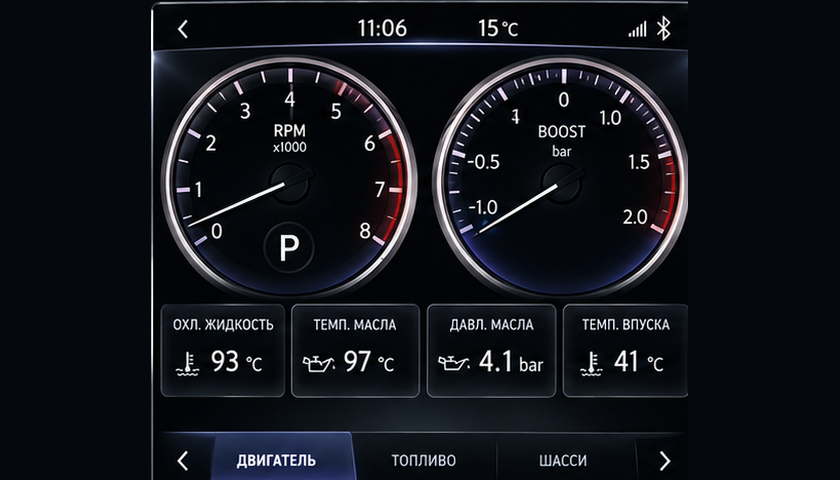
#> input picture reference/ui-master/MASTER_ENGINE_840x480.png, 840 x 480 px
$ python make_backgrounds.py ../../reference/ui-master/MASTER_ENGINE_840x480.png
#> lines starting #> are read from the running program, lines starting #| are printed output that depends on the picture; after the words box and inside, x2 and y2 are one past the last pixel; in counts of white or black regions, pixels touching at a corner belong together
#!/usr/bin/env python3
"""Собрать runtime-фоны из утверждённого MASTER.

Из каждого MASTER_*.png стираются ТОЛЬКО динамические элементы — стрелки,
ступица, цифровые значения приборов, показания карточек, часы, наружная
температура, буква селектора передач и давления в стойках. Всё остальное
(металлические кольца, циферблаты, деления, ЦИФРЫ ШКАЛ, названия приборов,
единицы у шкал, красные зоны, рамки и подписи карточек, иконки, верхняя и
нижняя панели, автомобиль, стойки) остаётся частью фона.

    python3 tools/uispec/make_backgrounds.py [--debug]

Пишет res/drawable-nodpi/{engine,fuel,chassis}_bg_clean.png и, с --debug,
docs/preview/mask-*.png с подсветкой стираемых зон.
"""
import os, sys
import numpy as np
from PIL import Image

ROOT = os.path.dirname(os.path.dirname(os.path.dirname(os.path.abspath(__file__))))
REF = os.path.join(ROOT, "reference", "ui-master")
OUT = os.path.join(ROOT, "res", "drawable-nodpi")
DBG = os.path.join(ROOT, "docs", "preview")

# Левая кромка рамки экрана внутри кадра 840x480 (docs/UI-MASTER-SPEC.md, п.1).
FRAME_X = {"ENGINE": 152, "FUEL": 163, "CHASSIS": 174}
# Приборы: центр и внешний радиус безеля, в координатах рамки.
DIAL_CX = (137.0, 409.0)
DIAL_CY = 181.0
DIAL_R = 128.0

TILE_X0, TILE_W, TILE_PITCH = 9.0, 128.0, 134.0


def load(name):
    p = os.path.join(REF, "MASTER_%s_840x480.png" % name)
    im = Image.open(p).convert("RGB")
    if im.size != (840, 480):
        raise SystemExit("%s: %s, ожидалось 840x480" % (p, im.size))
    return np.asarray(im).astype(np.float64)


def luma(a):
    return 0.2126 * a[:, :, 0] + 0.7152 * a[:, :, 1] + 0.0722 * a[:, :, 2]


def needle_mask(L, cx, cy, r, seed=None):
    """Стрелка и ступица — связная яркая область, выходящая из центра.

    Заливка по связности, а не сектор: сектор неизбежно задел бы цифры шкалы,
    а они по условию п.4 должны остаться на фоне. Цифры шкалы со стрелкой не
    соприкасаются, поэтому заливка до них не доходит. Название прибора она,
    наоборот, захватывает — на LPFP через него проходит вторая линия, — и
    поэтому названия и единицы рисует код.
    """
    h, w = L.shape
    yy, xx = np.mgrid[0:h, 0:w]
    rr = np.hypot(xx - cx, yy - cy)
    field = (rr <= r * 0.86) & (L > 50)
    start = field & (rr <= r * 0.26)
    if seed is not None:
        start |= seed & (rr <= r * 0.86)
    grown = start.copy()
    for _ in range(400):
        nxt = grown.copy()
        for dy, dx in ((1, 0), (-1, 0), (0, 1), (0, -1),
                       (1, 1), (1, -1), (-1, 1), (-1, -1)):
            nxt |= np.roll(grown, (dy, dx), (0, 1))
        nxt &= field
        if nxt.sum() == grown.sum():
            break
        grown = nxt
    # Небольшое расширение: у стрелки мягкие края со сглаживанием.
    for _ in range(2):
        g = grown.copy()
        for dy, dx in ((1, 0), (-1, 0), (0, 1), (0, -1)):
            g |= np.roll(grown, (dy, dx), (0, 1))
        grown = g & (rr <= r * 0.88)
    return grown


def box(mask, x0, y0, x1, y1):
    mask[int(y0):int(y1), int(x0):int(x1)] = True


def disc(mask, cx, cy, r0, r1, a0=None, a1=None):
    h, w = mask.shape
    yy, xx = np.mgrid[0:h, 0:w]
    rr = np.hypot(xx - cx, yy - cy)
    sel = (rr >= r0) & (rr <= r1)
    if a0 is not None:
        ang = (np.degrees(np.arctan2(yy - cy, xx - cx)) + 360) % 360
        lo, hi = a0 % 360, a1 % 360
        sel &= (ang >= lo) & (ang <= hi) if lo <= hi else ((ang >= lo) | (ang <= hi))
    mask |= sel


def stray_rays(L, cx, cy, r, done):
    """Оставшиеся после заливки стрелки.

    Стрелка — это длинная линия: она яркая и у ступицы, и в середине, и у
    шкалы. Цифры шкалы, кружок селектора и цифровое значение яркие только в
    своём кольце, поэтому требование «ярко во всех трёх кольцах сразу»
    оставляет именно стрелки.
    """
    bands = ((0.30, 0.40), (0.50, 0.58), (0.66, 0.74))
    prof = np.zeros((len(bands), 720))
    for bi, (f0, f1) in enumerate(bands):
        for i in range(720):
            a = np.radians(i * 0.5)
            v = []
            for f in np.arange(f0, f1 + 1e-6, 0.01):
                y = int(round(cy + np.sin(a) * r * f))
                x = int(round(cx + np.cos(a) * r * f))
                v.append(0.0 if done[y, x] else L[y, x])
            prof[bi, i] = max(v)
    hit = (prof > 80).all(axis=0)
    out, group = [], []
    for i in range(720):
        if hit[i]:
            group.append(i)
        elif group:
            out.append(np.mean(group) * 0.5)
            group = []
    if group:
        out.append(np.mean(group) * 0.5)
    return out


def ray_strip(mask, cx, cy, r, ang, half=2.2):
    h, w = mask.shape
    yy, xx = np.mgrid[0:h, 0:w]
    dx, dy = xx - cx, yy - cy
    rr = np.hypot(dx, dy)
    ca, sa = np.cos(np.radians(ang)), np.sin(np.radians(ang))
    along = dx * ca + dy * sa
    perp = np.abs(-dx * sa + dy * ca)
    mask |= (perp <= half) & (along > 0) & (rr <= r * 0.86)


def dial_mask(mask, L, fx, index, value_box):
    cx, cy = fx + DIAL_CX[index], DIAL_CY
    r = DIAL_R
    # Сначала известные прямоугольники, потом заливка от них и от ступицы:
    # линия, разорванная стёртой подписью, так дотягивается до конца.
    seed = np.zeros_like(mask)
    disc(seed, cx, cy, 0, r * 0.145)
    box(seed, cx - r * 0.27, cy - r * 0.47, cx + r * 0.27, cy - r * 0.185)
    if value_box:
        box(seed, cx - r * 0.46, cy + r * 0.28, cx + r * 0.46, cy + r * 0.68)
    mask |= seed | needle_mask(L, cx, cy, r, seed)


def tiles_mask(mask, fx, y0, y1):
    for i in range(4):
        x = fx + TILE_X0 + i * TILE_PITCH
        box(mask, x + 50, y0, x + TILE_W - 4, y1)


def status_mask(mask, fx):
    box(mask, fx + 198, 11, fx + 264, 42)    # часы
    box(mask, fx + 318, 11, fx + 378, 42)    # наружная температура


def build_mask(name, a, L):
    fx = FRAME_X[name]
    m = np.zeros(a.shape[:2], dtype=bool)
    status_mask(m, fx)
    if name in ("ENGINE", "FUEL"):
        # Цифровое значение под ступицей есть только на ТОПЛИВЕ.
        dial_mask(m, L, fx, 0, name == "FUEL")
        dial_mask(m, L, fx, 1, name == "FUEL")
        tiles_mask(m, fx, 344, 380)
        if name == "ENGINE":
            # Буква селектора передач внутри декоративного кружка.
            box(m, fx + DIAL_CX[0] - 15, DIAL_CY + 48, fx + DIAL_CX[0] + 15, DIAL_CY + 80)
    else:
        tiles_mask(m, fx, 372, 408)
        for y0 in (88, 158, 226, 293):       # значения правой колонки
            box(m, fx + 412, y0, fx + 524, y0 + 28)
        for sx in (fx + 31, fx + 283):       # давления в стойках
            box(m, sx - 6, 100, sx + 34, 126)
            box(m, sx - 6, 262, sx + 34, 289)
    return m


def inpaint(a, mask):
    """Закраска вертикальной интерполяцией.

    Под всем, что стирается, фон меняется только по вертикали: заливка
    карточки — вертикальный градиент, циферблат — почти плоский. Диффузия по
    всем соседям тянула бы внутрь яркость соседней кромки и оставляла клинья,
    поэтому каждый закрашиваемый пиксель берётся из ближайших известных
    пикселей своего столбца — сверху и снизу.
    """
    h, w, _ = a.shape
    out = a.copy()

    idx = np.arange(h)[:, None].repeat(w, axis=1)
    known = ~mask

    # Ближайший известный пиксель сверху.
    up_i = np.where(known, idx, -1)
    up_i = np.maximum.accumulate(up_i, axis=0)
    # Ближайший известный пиксель снизу.
    dn_i = np.where(known, idx, h)
    dn_i = np.minimum.accumulate(dn_i[::-1], axis=0)[::-1]

    cols = np.arange(w)[None, :].repeat(h, axis=0)
    up_ok, dn_ok = up_i >= 0, dn_i < h
    up_v = out[np.clip(up_i, 0, h - 1), cols]
    dn_v = out[np.clip(dn_i, 0, h - 1), cols]

    span = (dn_i - up_i).astype(np.float64)
    span[span == 0] = 1.0
    wgt = ((idx - up_i) / span)[:, :, None]
    blend = up_v * (1.0 - wgt) + dn_v * wgt
    blend = np.where(up_ok[:, :, None] & dn_ok[:, :, None], blend,
                     np.where(up_ok[:, :, None], up_v, dn_v))
    out[mask] = blend[mask]

    # Лёгкое сглаживание шва.
    for _ in range(2):
        acc = np.zeros_like(out)
        for dy, dx in ((1, 0), (-1, 0), (0, 1), (0, -1), (0, 0)):
            acc += np.roll(out, (dy, dx), (0, 1))
        out[mask] = (acc / 5.0)[mask]
    return out


def main():
    os.makedirs(OUT, exist_ok=True)
    debug = "--debug" in sys.argv
    if debug:
        os.makedirs(DBG, exist_ok=True)
    for name, fn in (("ENGINE", "engine"), ("FUEL", "fuel"), ("CHASSIS", "chassis")):
        a = load(name)
#> in load, im is the input picture: PIL image 840x480 RGB; mean R, G, B 18.4, 21, 26.7
        m = build_mask(name, a, luma(a))
#> in luma, `return 0.2126 * a[:, :, 0] + 0.7152 * a[:, :, 1] + 0.0722 * a[:, :, 2]`:
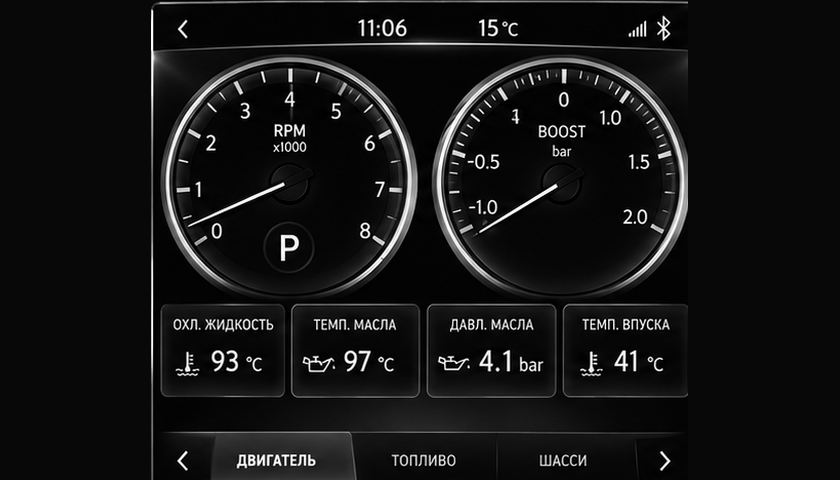
#> returned value: shape (480, 840) float64; min 0, max 255, mean 20.9
#> in build_mask, `fx = FRAME_X[name]`: fx = 152
#> in box, `mask[int(y0):int(y1), int(x0):int(x1)] = True`: mask: shape (480, 840) bool; 0.51% white; 1 white region, box (x1, y1, x2, y2) and area: (350, 11, 416, 42) 2046
#> call 2 of box, with x0 = 470, y0 = 11, x1 = 530, y1 = 42
#> in box (call 2), `mask[int(y0):int(y1), int(x0):int(x1)] = True`:
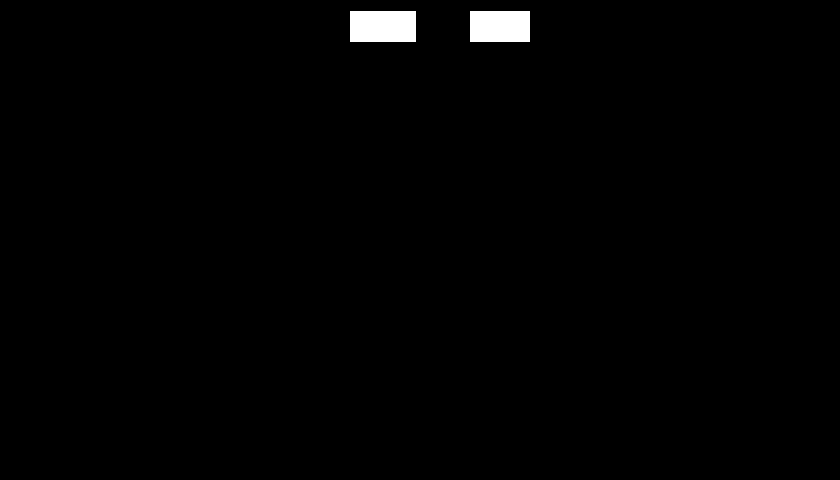
#> mask: shape (480, 840) bool; 0.97% white; 2 white regions, box (x1, y1, x2, y2) and area: (350, 11, 416, 42) 2046, (470, 11, 530, 42) 1860
#> in dial_mask, `cx, cy = fx + DIAL_CX[index], DIAL_CY`: cx = 289; cy = 181
#> in disc, `sel = (rr >= r0) & (rr <= r1)`: sel: shape (480, 840) bool; 0.27% white; 1 white region, box (x1, y1, x2, y2) and area: (271, 163, 308, 200) 1085
#> in box (call 3), `mask[int(y0):int(y1), int(x0):int(x1)] = True`: mask: shape (480, 840) bool; 0.9% white; 2 white regions, box (x1, y1, x2, y2) and area: (254, 120, 323, 157) 2553, (271, 163, 308, 200) 1085
#> in needle_mask, `field = (rr <= r * 0.86) & (L > 50)`: field: shape (480, 840) bool; 0.65% white; 51 white regions (21 under 20 px), largest, box (x1, y1, x2, y2) and area: (189, 182, 285, 227) 379, (281, 235, 299, 261) 246, (285, 141, 307, 152) 146
#> in needle_mask, `start = field & (rr <= r * 0.26)`: start: shape (480, 840) bool; 0.04% white; 6 white regions (5 under 20 px), largest, box (x1, y1, x2, y2) and area: (258, 182, 285, 196) 116
#> in needle_mask, `start |= seed & (rr <= r * 0.86)`: start: shape (480, 840) bool; 0.92% white; 2 white regions, box (x1, y1, x2, y2) and area: (254, 120, 323, 157) 2553, (258, 163, 308, 200) 1146
#> after the loop in needle_mask, `for _ in range(400):`: grown: shape (480, 840) bool; 0.21% white; 7 white regions, largest, box (x1, y1, x2, y2) and area: (189, 182, 285, 227) 379, (285, 141, 307, 152) 146, (294, 124, 305, 137) 98
#> in dial_mask, `mask |= seed | needle_mask(L, cx, cy, r, seed)`: mask: shape (480, 840) bool; 2% white; 4 white regions, box (x1, y1, x2, y2) and area: (254, 120, 323, 157) 2553, (350, 11, 416, 42) 2046, (470, 11, 530, 42) 1860, (187, 163, 308, 229) 1752
#> call 2 of disc, with cx = 561, cy = 181, r0 = 0, r1 = 18.56
#> in disc (call 2), `rr = np.hypot(xx - cx, yy - cy)`:
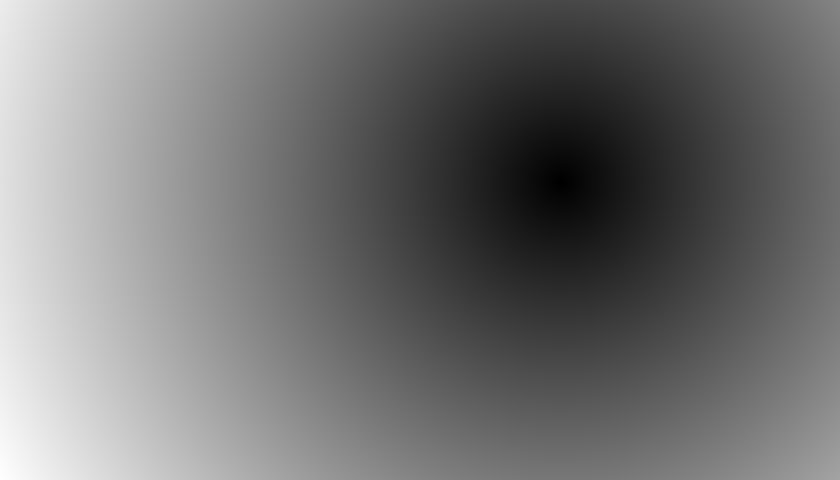
#> rr: shape (480, 840) float64; min 0, max 635.2, mean 286.1; drawn with min black and max white
#> in disc (call 2), `sel = (rr >= r0) & (rr <= r1)`: sel: shape (480, 840) bool; 0.27% white; 1 white region, box (x1, y1, x2, y2) and area: (543, 163, 580, 200) 1085
#> in box (call 4), `mask[int(y0):int(y1), int(x0):int(x1)] = True`: mask: shape (480, 840) bool; 0.9% white; 2 white regions, box (x1, y1, x2, y2) and area: (526, 120, 595, 157) 2553, (543, 163, 580, 200) 1085
#> in needle_mask (call 2), `field = (rr <= r * 0.86) & (L > 50)`: field: shape (480, 840) bool; 0.66% white; 76 white regions (44 under 20 px), largest, box (x1, y1, x2, y2) and area: (479, 184, 558, 233) 342, (559, 92, 569, 107) 90, (552, 145, 566, 157) 89
#> in needle_mask (call 2), `start = field & (rr <= r * 0.26)`: start: shape (480, 840) bool; 0.05% white; 3 white regions (1 under 20 px), largest, box (x1, y1, x2, y2) and area: (533, 184, 558, 201) 118, (552, 148, 566, 157) 78
#> in needle_mask (call 2), `start |= seed & (rr <= r * 0.86)`: start: shape (480, 840) bool; 0.92% white; 2 white regions, box (x1, y1, x2, y2) and area: (526, 120, 595, 157) 2553, (533, 163, 580, 201) 1145
#> after the loop in needle_mask (call 2), `for _ in range(400):`: grown: shape (480, 840) bool; 0.19% white in thin lines or dots, all inside (x1, y1, x2, y2) = (479, 125, 586, 233)
#> in dial_mask (call 2), `mask |= seed | needle_mask(L, cx, cy, r, seed)`: mask: shape (480, 840) bool; 3.1% white; 6 white regions, box (x1, y1, x2, y2) and area: (526, 120, 595, 159) 2577, (254, 120, 323, 157) 2553, (350, 11, 416, 42) 2046, (470, 11, 530, 42) 1860, (187, 163, 308, 229) 1752, (477, 163, 580, 235) 1644
#> the loop in tiles_mask, `for i in range(4):` made 4 passes
#> x on passes 1 to 4: 161, 295, 429, 563
#> after the loop in tiles_mask, `for i in range(4):`:
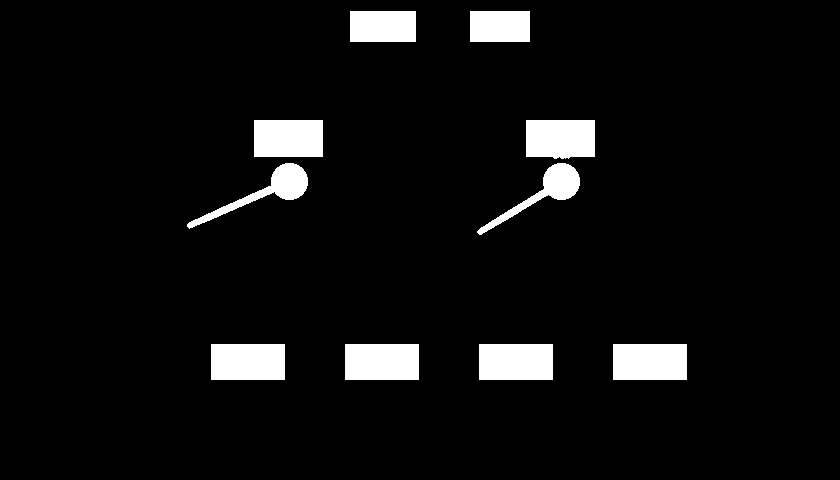
#> mask: shape (480, 840) bool; 5.7% white; 10 white regions, largest, box (x1, y1, x2, y2) and area: (211, 344, 285, 380) 2664, (345, 344, 419, 380) 2664, (479, 344, 553, 380) 2664
        clean = np.clip(inpaint(a, m), 0, 255).astype(np.uint8)
#> in inpaint, `up_i = np.where(known, idx, -1)`:
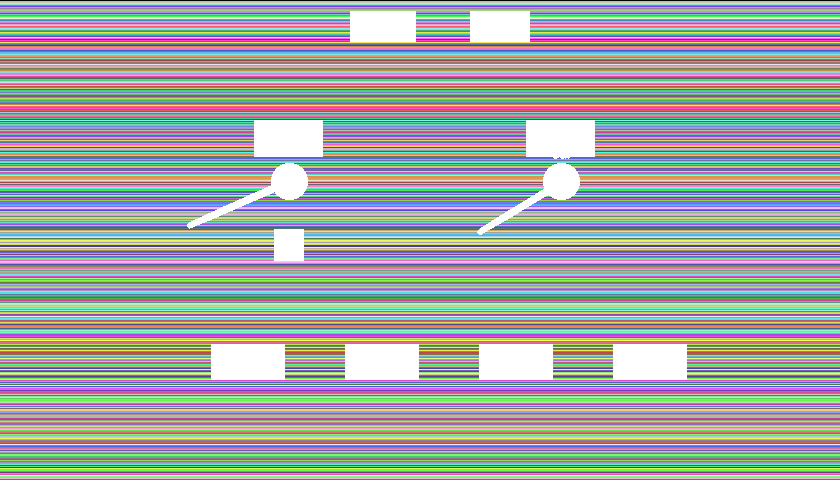
#> up_i: shape (480, 840) int64; 481 distinct labels, from -1 to 479; one colour per label, 0 black, -1 white
#> in inpaint, `up_i = np.maximum.accumulate(up_i, axis=0)`: up_i: shape (480, 840) int64; 480 distinct labels, from 0 to 479
#> in inpaint, `dn_i = np.where(known, idx, h)`: dn_i: shape (480, 840) int64; 481 distinct labels, from 0 to 480
#> in inpaint, `dn_i = np.minimum.accumulate(dn_i[::-1], axis=0)[::-1]`:
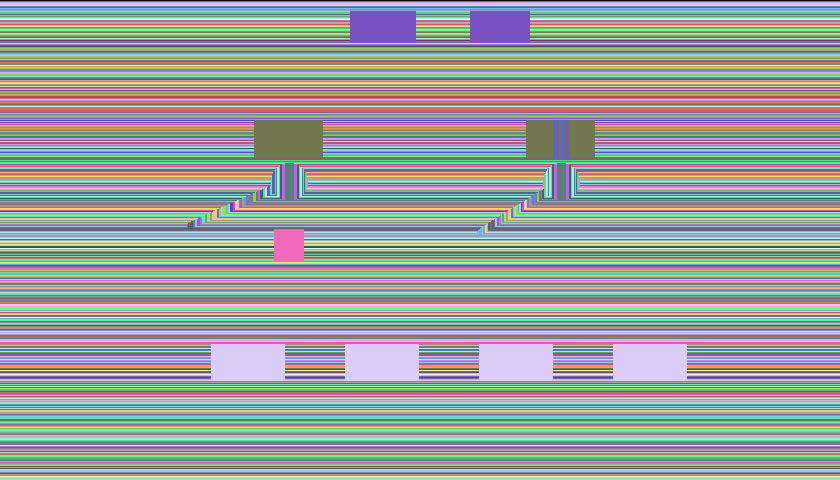
#> dn_i: shape (480, 840) int64; 480 distinct labels, from 0 to 479; one colour per label, 0 black
#> in inpaint, `up_ok, dn_ok = up_i >= 0, dn_i < h`: up_ok: shape (480, 840) bool; every value is 1
#> after the loop in inpaint, `for _ in range(2):`:
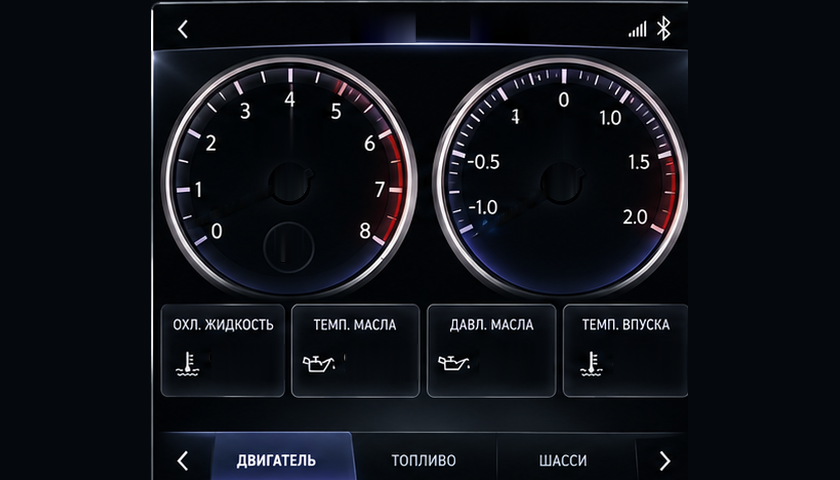
#> out: shape (480, 840, 3) float64; mean R, G, B 16.7, 19.4, 25.2
        p = os.path.join(OUT, "%s_bg_clean.png" % fn)
        Image.fromarray(clean).save(p)
        print("%-24s стёрто %d px" % (os.path.relpath(p, ROOT), int(m.sum())))
#| res/drawable-nodpi/engine_bg_clean.png стёрто 24048 px
        if debug:
            ov = a.copy()
            ov[m] = ov[m] * 0.25 + np.array([255, 40, 40]) * 0.75
            Image.fromarray(np.clip(ov, 0, 255).astype(np.uint8)).save(
                os.path.join(DBG, "mask-%s.png" % fn))


if __name__ == "__main__":
    main()
